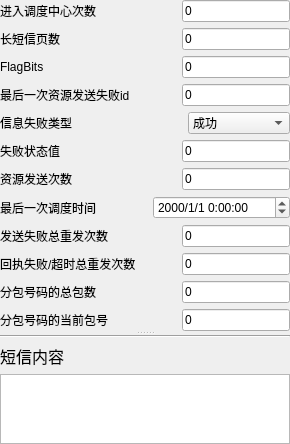
        <widget class="QSplitter" name="splitter">
         <property name="orientation">
          <enum>Qt::Vertical</enum>
         </property>
         <widget class="QWidget" name="layoutWidget_3">
          <layout class="QVBoxLayout" name="verticalLayout_3">
           <item>
            <layout class="QHBoxLayout" name="horizontalLayout_34">
             <item>
              <widget class="QLabel" name="label_18">
               <property name="sizePolicy">
                <sizepolicy hsizetype="MinimumExpanding" vsizetype="Preferred">
                 <horstretch>0</horstretch>
                 <verstretch>0</verstretch>
                </sizepolicy>
               </property>
               <property name="text">
                <string>进入调度中心次数</string>
               </property>
              </widget>
             </item>
             <item>
              <spacer name="horizontalSpacer_18">
               <property name="orientation">
                <enum>Qt::Horizontal</enum>
               </property>
               <property name="sizeHint" stdset="0">
                <size>
                 <width>40</width>
                 <height>20</height>
                </size>
               </property>
              </spacer>
             </item>
             <item>
              <widget class="QLineEdit" name="lineEdit_InnerDispatchTimes">
               <property name="text">
                <string>0</string>
               </property>
              </widget>
             </item>
            </layout>
           </item>
           <item>
            <layout class="QHBoxLayout" name="horizontalLayout_35">
             <item>
              <widget class="QLabel" name="label_19">
               <property name="sizePolicy">
                <sizepolicy hsizetype="MinimumExpanding" vsizetype="Preferred">
                 <horstretch>0</horstretch>
                 <verstretch>0</verstretch>
                </sizepolicy>
               </property>
               <property name="text">
                <string>长短信页数</string>
               </property>
              </widget>
             </item>
             <item>
              <spacer name="horizontalSpacer_19">
               <property name="orientation">
                <enum>Qt::Horizontal</enum>
               </property>
               <property name="sizeHint" stdset="0">
                <size>
                 <width>40</width>
                 <height>20</height>
                </size>
               </property>
              </spacer>
             </item>
             <item>
              <widget class="QLineEdit" name="lineEdit_Pagetotal">
               <property name="text">
                <string>0</string>
               </property>
              </widget>
             </item>
            </layout>
           </item>
           <item>
            <layout class="QHBoxLayout" name="horizontalLayout_36">
             <item>
              <widget class="QLabel" name="label_20">
               <property name="sizePolicy">
                <sizepolicy hsizetype="MinimumExpanding" vsizetype="Preferred">
                 <horstretch>0</horstretch>
                 <verstretch>0</verstretch>
                </sizepolicy>
               </property>
               <property name="text">
                <string>FlagBits</string>
               </property>
              </widget>
             </item>
             <item>
              <spacer name="horizontalSpacer_20">
               <property name="orientation">
                <enum>Qt::Horizontal</enum>
               </property>
               <property name="sizeHint" stdset="0">
                <size>
                 <width>40</width>
                 <height>20</height>
                </size>
               </property>
              </spacer>
             </item>
             <item>
              <widget class="QLineEdit" name="lineEdit_FlagBits">
               <property name="text">
                <string>0</string>
               </property>
              </widget>
             </item>
            </layout>
           </item>
           <item>
            <layout class="QHBoxLayout" name="horizontalLayout_37">
             <item>
              <widget class="QLabel" name="label_21">
               <property name="sizePolicy">
                <sizepolicy hsizetype="MinimumExpanding" vsizetype="Preferred">
                 <horstretch>0</horstretch>
                 <verstretch>0</verstretch>
                </sizepolicy>
               </property>
               <property name="text">
                <string>最后一次资源发送失败id</string>
               </property>
              </widget>
             </item>
             <item>
              <spacer name="horizontalSpacer_21">
               <property name="orientation">
                <enum>Qt::Horizontal</enum>
               </property>
               <property name="sizeHint" stdset="0">
                <size>
                 <width>40</width>
                 <height>20</height>
                </size>
               </property>
              </spacer>
             </item>
             <item>
              <widget class="QLineEdit" name="lineEdit_LastFailResId">
               <property name="text">
                <string>0</string>
               </property>
              </widget>
             </item>
            </layout>
           </item>
           <item>
            <layout class="QHBoxLayout" name="horizontalLayout_38">
             <item>
              <widget class="QLabel" name="label_22">
               <property name="sizePolicy">
                <sizepolicy hsizetype="MinimumExpanding" vsizetype="Preferred">
                 <horstretch>0</horstretch>
                 <verstretch>0</verstretch>
                </sizepolicy>
               </property>
               <property name="text">
                <string>信息失败类型</string>
               </property>
              </widget>
             </item>
             <item>
              <spacer name="horizontalSpacer_22">
               <property name="orientation">
                <enum>Qt::Horizontal</enum>
               </property>
               <property name="sizeHint" stdset="0">
                <size>
                 <width>40</width>
                 <height>20</height>
                </size>
               </property>
              </spacer>
             </item>
             <item>
              <widget class="QComboBox" name="comboBox_FailedType">
               <property name="sizePolicy">
                <sizepolicy hsizetype="MinimumExpanding" vsizetype="Fixed">
                 <horstretch>0</horstretch>
                 <verstretch>0</verstretch>
                </sizepolicy>
               </property>
               <item>
                <property name="text">
                 <string>成功</string>
                </property>
               </item>
               <item>
                <property name="text">
                 <string>调度失败</string>
                </property>
               </item>
               <item>
                <property name="text">
                 <string>发送失败</string>
                </property>
               </item>
               <item>
                <property name="text">
                 <string>状态报告失败</string>
                </property>
               </item>
               <item>
                <property name="text">
                 <string>黑名单</string>
                </property>
               </item>
               <item>
                <property name="text">
                 <string>无效号码</string>
                </property>
               </item>
               <item>
                <property name="text">
                 <string>人工取消</string>
                </property>
               </item>
               <item>
                <property name="text">
                 <string>信息失效</string>
                </property>
               </item>
               <item>
                <property name="text">
                 <string>提交限量</string>
                </property>
               </item>
              </widget>
             </item>
            </layout>
           </item>
           <item>
            <layout class="QHBoxLayout" name="horizontalLayout_39">
             <item>
              <widget class="QLabel" name="label_23">
               <property name="sizePolicy">
                <sizepolicy hsizetype="MinimumExpanding" vsizetype="Preferred">
                 <horstretch>0</horstretch>
                 <verstretch>0</verstretch>
                </sizepolicy>
               </property>
               <property name="text">
                <string>失败状态值</string>
               </property>
              </widget>
             </item>
             <item>
              <spacer name="horizontalSpacer_23">
               <property name="orientation">
                <enum>Qt::Horizontal</enum>
               </property>
               <property name="sizeHint" stdset="0">
                <size>
                 <width>40</width>
                 <height>20</height>
                </size>
               </property>
              </spacer>
             </item>
             <item>
              <widget class="QLineEdit" name="lineEdit_FailedState">
               <property name="text">
                <string>0</string>
               </property>
              </widget>
             </item>
            </layout>
           </item>
           <item>
            <layout class="QHBoxLayout" name="horizontalLayout_41">
             <item>
              <widget class="QLabel" name="label_25">
               <property name="sizePolicy">
                <sizepolicy hsizetype="MinimumExpanding" vsizetype="Preferred">
                 <horstretch>0</horstretch>
                 <verstretch>0</verstretch>
                </sizepolicy>
               </property>
               <property name="text">
                <string>资源发送次数</string>
               </property>
              </widget>
             </item>
             <item>
              <spacer name="horizontalSpacer_24">
               <property name="orientation">
                <enum>Qt::Horizontal</enum>
               </property>
               <property name="sizeHint" stdset="0">
                <size>
                 <width>40</width>
                 <height>20</height>
                </size>
               </property>
              </spacer>
             </item>
             <item>
              <widget class="QLineEdit" name="lineEdit_ResSendTimes">
               <property name="text">
                <string>0</string>
               </property>
              </widget>
             </item>
            </layout>
           </item>
           <item>
            <layout class="QHBoxLayout" name="horizontalLayout_40">
             <item>
              <widget class="QLabel" name="label_24">
               <property name="sizePolicy">
                <sizepolicy hsizetype="MinimumExpanding" vsizetype="Preferred">
                 <horstretch>0</horstretch>
                 <verstretch>0</verstretch>
                </sizepolicy>
               </property>
               <property name="text">
                <string>最后一次调度时间</string>
               </property>
              </widget>
             </item>
             <item>
              <spacer name="horizontalSpacer_25">
               <property name="orientation">
                <enum>Qt::Horizontal</enum>
               </property>
               <property name="sizeHint" stdset="0">
                <size>
                 <width>40</width>
                 <height>20</height>
                </size>
               </property>
              </spacer>
             </item>
             <item>
              <widget class="QDateTimeEdit" name="dateTimeEdit_LastDiapatchTime">
               <property name="displayFormat">
                <string>yyyy/M/d H:mm:ss</string>
               </property>
              </widget>
             </item>
            </layout>
           </item>
           <item>
            <layout class="QHBoxLayout" name="horizontalLayout_42">
             <item>
              <widget class="QLabel" name="label_26">
               <property name="sizePolicy">
                <sizepolicy hsizetype="MinimumExpanding" vsizetype="Preferred">
                 <horstretch>0</horstretch>
                 <verstretch>0</verstretch>
                </sizepolicy>
               </property>
               <property name="text">
                <string>发送失败总重发次数</string>
               </property>
              </widget>
             </item>
             <item>
              <spacer name="horizontalSpacer_26">
               <property name="orientation">
                <enum>Qt::Horizontal</enum>
               </property>
               <property name="sizeHint" stdset="0">
                <size>
                 <width>40</width>
                 <height>20</height>
                </size>
               </property>
              </spacer>
             </item>
             <item>
              <widget class="QLineEdit" name="lineEdit_TotalSndFldResndTimes">
               <property name="text">
                <string>0</string>
               </property>
              </widget>
             </item>
            </layout>
           </item>
           <item>
            <layout class="QHBoxLayout" name="horizontalLayout_43">
             <item>
              <widget class="QLabel" name="label_27">
               <property name="sizePolicy">
                <sizepolicy hsizetype="MinimumExpanding" vsizetype="Preferred">
                 <horstretch>0</horstretch>
                 <verstretch>0</verstretch>
                </sizepolicy>
               </property>
               <property name="text">
                <string>回执失败/超时总重发次数</string>
               </property>
              </widget>
             </item>
             <item>
              <spacer name="horizontalSpacer_27">
               <property name="orientation">
                <enum>Qt::Horizontal</enum>
               </property>
               <property name="sizeHint" stdset="0">
                <size>
                 <width>40</width>
                 <height>20</height>
                </size>
               </property>
              </spacer>
             </item>
             <item>
              <widget class="QLineEdit" name="lineEdit_TotalRepFldResndTimes">
               <property name="text">
                <string>0</string>
               </property>
              </widget>
             </item>
            </layout>
           </item>
           <item>
            <layout class="QHBoxLayout" name="horizontalLayout_44">
             <item>
              <widget class="QLabel" name="label_28">
               <property name="sizePolicy">
                <sizepolicy hsizetype="MinimumExpanding" vsizetype="Preferred">
                 <horstretch>0</horstretch>
                 <verstretch>0</verstretch>
                </sizepolicy>
               </property>
               <property name="text">
                <string>分包号码的总包数</string>
               </property>
              </widget>
             </item>
             <item>
              <spacer name="horizontalSpacer_28">
               <property name="orientation">
                <enum>Qt::Horizontal</enum>
               </property>
               <property name="sizeHint" stdset="0">
                <size>
                 <width>40</width>
                 <height>20</height>
                </size>
               </property>
              </spacer>
             </item>
             <item>
              <widget class="QLineEdit" name="lineEdit_PackageTotal">
               <property name="text">
                <string>0</string>
               </property>
              </widget>
             </item>
            </layout>
           </item>
           <item>
            <layout class="QHBoxLayout" name="horizontalLayout_45">
             <item>
              <widget class="QLabel" name="label_56">
               <property name="sizePolicy">
                <sizepolicy hsizetype="MinimumExpanding" vsizetype="Preferred">
                 <horstretch>0</horstretch>
                 <verstretch>0</verstretch>
                </sizepolicy>
               </property>
               <property name="text">
                <string>分包号码的当前包号</string>
               </property>
              </widget>
             </item>
             <item>
              <spacer name="horizontalSpacer_29">
               <property name="orientation">
                <enum>Qt::Horizontal</enum>
               </property>
               <property name="sizeHint" stdset="0">
                <size>
                 <width>40</width>
                 <height>20</height>
                </size>
               </property>
              </spacer>
             </item>
             <item>
              <widget class="QLineEdit" name="lineEdit_PackageNum">
               <property name="text">
                <string>0</string>
               </property>
              </widget>
             </item>
            </layout>
           </item>
          </layout>
         </widget>
         <widget class="QWidget" name="layoutWidget_4">
          <layout class="QVBoxLayout" name="verticalLayout_5">
           <item>
            <widget class="Line" name="line_3">
             <property name="orientation">
              <enum>Qt::Horizontal</enum>
             </property>
            </widget>
           </item>
           <item>
            <widget class="QLabel" name="label_63">
             <property name="font">
              <font>
               <pointsize>12</pointsize>
              </font>
             </property>
             <property name="text">
              <string>短信内容</string>
             </property>
            </widget>
           </item>
           <item>
            <widget class="QTextEdit" name="textEdit_content"/>
           </item>
          </layout>
         </widget>
        </widget>
